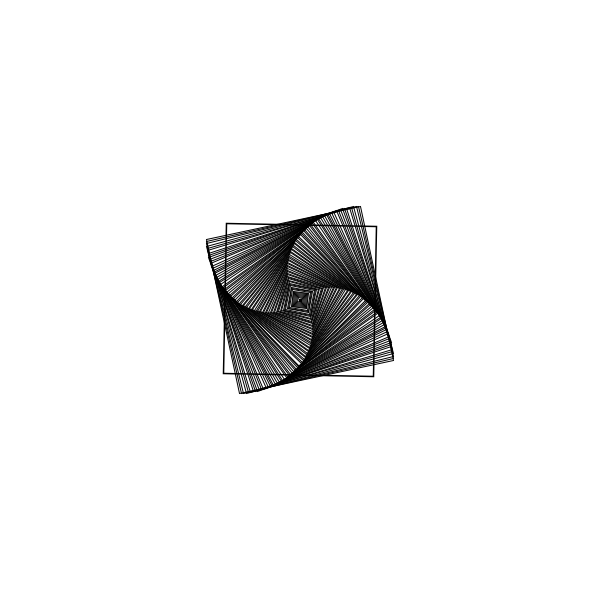
Frame 1 (no input)
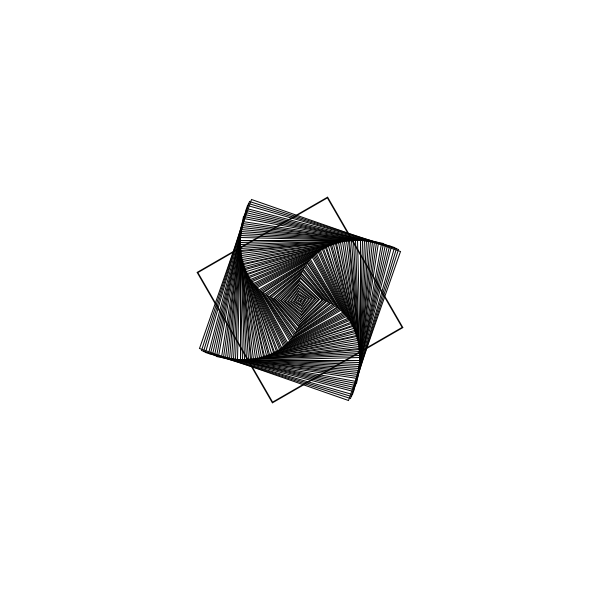
Frame 60 (the mouse pressed at the canvas centre just before this capture)
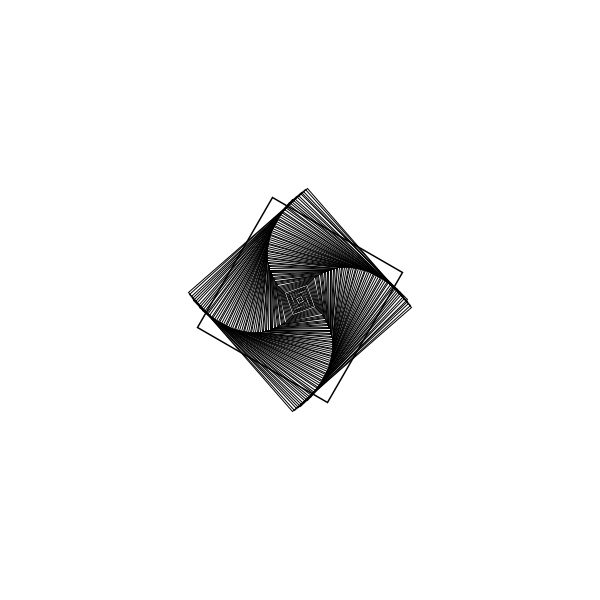
Frame 120 (the mouse held since frame 60 and released just before this capture)

The Processing sketch that drew these frames (run headless with seeded random() and noise(); from frame 60 on, the mouse is pressed at the canvas centre):

// Processing sketch: translate_rotate
// ── translate_rotate.pde


void setup(){
  size (600, 600);
  rectMode(CENTER);
}

float theta = 0; 

void draw() {
  background (255);
  noFill();
  
  theta ++;
  
  pushMatrix();
    translate (width/2, width/2);
    rotate (radians(theta));
    scale (1.5);
    rect (0, 0, 100, 100);
  popMatrix();
  
 for (int i = 0; i<80; i++){
  pushMatrix();
    translate (width/2, height/2);
    rotate (radians(-theta+i));
    rect (0, 0, i*2, i*2);
    //println(i);
    
  popMatrix();
}
}
